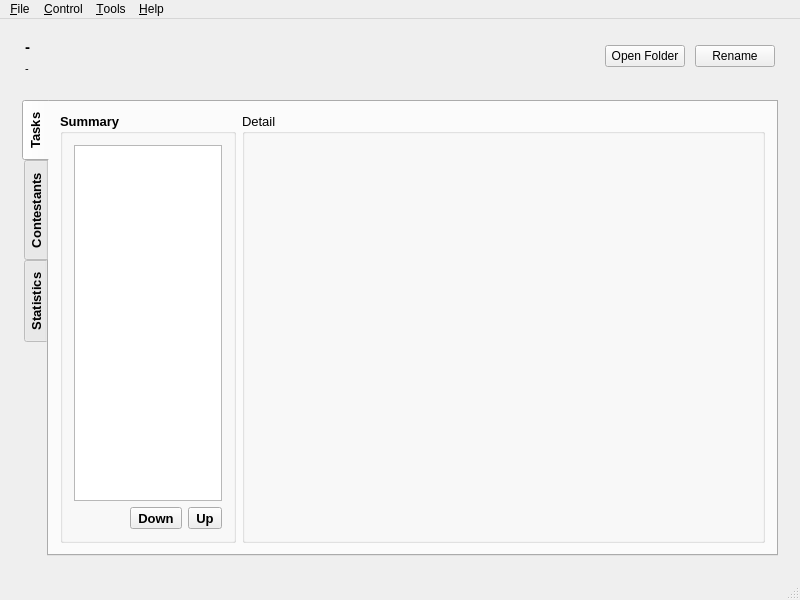
<?xml version="1.0" encoding="UTF-8"?>
<ui version="4.0">
 <class>LemonLime</class>
 <widget class="QMainWindow" name="LemonLime">
  <property name="geometry">
   <rect>
    <x>0</x>
    <y>0</y>
    <width>800</width>
    <height>600</height>
   </rect>
  </property>
  <property name="minimumSize">
   <size>
    <width>725</width>
    <height>510</height>
   </size>
  </property>
  <property name="windowTitle">
   <string>LemonLime</string>
  </property>
  <property name="windowIcon">
   <iconset>
    <normaloff>:/icon/icon.png</normaloff>:/icon/icon.png</iconset>
  </property>
  <widget class="QWidget" name="centralWidget">
   <layout class="QVBoxLayout" name="centralLayout" stretch="0,1">
    <item>
     <widget class="QFrame" name="contestCard">
      <property name="frameShape">
       <enum>QFrame::Shape::NoFrame</enum>
      </property>
      <layout class="QHBoxLayout" name="contestCardLayout">
       <property name="leftMargin">
        <number>14</number>
       </property>
       <property name="topMargin">
        <number>8</number>
       </property>
       <property name="rightMargin">
        <number>14</number>
       </property>
       <property name="bottomMargin">
        <number>8</number>
       </property>
       <property name="spacing">
        <number>10</number>
       </property>
       <item>
        <layout class="QVBoxLayout" name="contestInfoLayout">
         <item>
          <widget class="QLabel" name="contestTitle">
           <property name="sizePolicy">
            <sizepolicy hsizetype="Preferred" vsizetype="Fixed">
             <horstretch>0</horstretch>
             <verstretch>0</verstretch>
            </sizepolicy>
           </property>
           <property name="font">
            <font>
             <pointsize>11</pointsize>
             <bold>true</bold>
            </font>
           </property>
           <property name="text">
            <string notr="true">-</string>
           </property>
          </widget>
         </item>
         <item>
          <widget class="QLabel" name="contestMeta">
           <property name="sizePolicy">
            <sizepolicy hsizetype="Preferred" vsizetype="Fixed">
             <horstretch>0</horstretch>
             <verstretch>0</verstretch>
            </sizepolicy>
           </property>
           <property name="font">
            <font>
             <pointsize>8</pointsize>
            </font>
           </property>
           <property name="text">
            <string notr="true">-</string>
           </property>
          </widget>
         </item>
        </layout>
       </item>
       <item>
        <spacer name="contestCardSpacer">
         <property name="orientation">
          <enum>Qt::Orientation::Horizontal</enum>
         </property>
         <property name="sizeHint" stdset="0">
          <size>
           <width>40</width>
           <height>20</height>
          </size>
         </property>
        </spacer>
       </item>
       <item>
        <widget class="QPushButton" name="cardOpenFolderBtn">
         <property name="text">
          <string>Open Folder</string>
         </property>
        </widget>
       </item>
       <item>
        <widget class="QPushButton" name="cardRenameBtn">
         <property name="text">
          <string>Rename</string>
         </property>
        </widget>
       </item>
      </layout>
     </widget>
    </item>
    <item>
     <widget class="QStackedWidget" name="mainStack">
      <widget class="QWidget" name="mainPage">
       <layout class="QVBoxLayout" name="mainPageLayout">
        <item>
         <widget class="QTabWidget" name="tabWidget">
      <property name="enabled">
       <bool>true</bool>
      </property>
      <property name="font">
       <font>
        <pointsize>10</pointsize>
        <bold>true</bold>
       </font>
      </property>
      <property name="autoFillBackground">
       <bool>false</bool>
      </property>
      <property name="tabPosition">
       <enum>QTabWidget::TabPosition::West</enum>
      </property>
      <property name="tabShape">
       <enum>QTabWidget::TabShape::Rounded</enum>
      </property>
      <property name="currentIndex">
       <number>0</number>
      </property>
      <property name="elideMode">
       <enum>Qt::TextElideMode::ElideNone</enum>
      </property>
      <property name="documentMode">
       <bool>false</bool>
      </property>
      <property name="tabsClosable">
       <bool>false</bool>
      </property>
      <property name="movable">
       <bool>false</bool>
      </property>
      <property name="tabBarAutoHide">
       <bool>false</bool>
      </property>
      <widget class="QWidget" name="tasksTab">
       <attribute name="title">
        <string>Tasks</string>
       </attribute>
       <layout class="QHBoxLayout" name="horizontalLayout_2">
        <item>
         <widget class="QGroupBox" name="taskBox">
          <property name="sizePolicy">
           <sizepolicy hsizetype="Expanding" vsizetype="Preferred">
            <horstretch>1</horstretch>
            <verstretch>0</verstretch>
           </sizepolicy>
          </property>
          <property name="minimumSize">
           <size>
            <width>176</width>
            <height>387</height>
           </size>
          </property>
          <property name="title">
           <string>Summary</string>
          </property>
          <layout class="QVBoxLayout" name="verticalLayout_2">
           <item>
            <widget class="SummaryTree" name="summary">
             <property name="font">
              <font>
               <pointsize>10</pointsize>
               <bold>false</bold>
              </font>
             </property>
             <property name="contextMenuPolicy">
              <enum>Qt::ContextMenuPolicy::DefaultContextMenu</enum>
             </property>
             <property name="statusTip">
              <string>Viewing tasks...</string>
             </property>
             <attribute name="headerVisible">
              <bool>false</bool>
             </attribute>
             <column>
              <property name="text">
               <string notr="true">1</string>
              </property>
             </column>
            </widget>
           </item>
           <item>
            <layout class="QHBoxLayout" name="horizontalLayout_7">
             <item>
              <spacer name="horizontalSpacer_2">
               <property name="orientation">
                <enum>Qt::Orientation::Horizontal</enum>
               </property>
               <property name="sizeHint" stdset="0">
                <size>
                 <width>40</width>
                 <height>20</height>
                </size>
               </property>
              </spacer>
             </item>
             <item>
              <widget class="QToolButton" name="moveDownButton">
               <property name="statusTip">
                <string>Move down this task...</string>
               </property>
               <property name="text">
                <string>Down</string>
               </property>
               <property name="icon">
                <iconset resource="../../resource.qrc">
                 <normaloff>:/icon/go-down.svg</normaloff>:/icon/go-down.svg</iconset>
               </property>
              </widget>
             </item>
             <item>
              <widget class="QToolButton" name="moveUpButton">
               <property name="statusTip">
                <string>Move up this task...</string>
               </property>
               <property name="text">
                <string>Up</string>
               </property>
               <property name="icon">
                <iconset resource="../../resource.qrc">
                 <normaloff>:/icon/go-up.svg</normaloff>:/icon/go-up.svg</iconset>
               </property>
              </widget>
             </item>
            </layout>
           </item>
          </layout>
         </widget>
        </item>
        <item>
         <widget class="QGroupBox" name="editBox">
          <property name="sizePolicy">
           <sizepolicy hsizetype="Expanding" vsizetype="Preferred">
            <horstretch>3</horstretch>
            <verstretch>0</verstretch>
           </sizepolicy>
          </property>
          <property name="font">
           <font>
            <pointsize>10</pointsize>
            <bold>false</bold>
           </font>
          </property>
          <property name="title">
           <string>Detail</string>
          </property>
          <layout class="QVBoxLayout" name="verticalLayout_8">
           <item>
            <widget class="QStackedWidget" name="editWidget">
             <property name="contextMenuPolicy">
              <enum>Qt::ContextMenuPolicy::NoContextMenu</enum>
             </property>
             <property name="statusTip">
              <string>Editing task details...</string>
             </property>
             <property name="currentIndex">
              <number>2</number>
             </property>
             <widget class="QWidget" name="nullPage"/>
             <widget class="TaskEditWidget" name="taskEdit"/>
             <widget class="TestCaseEditWidget" name="testCaseEdit"/>
            </widget>
           </item>
          </layout>
         </widget>
        </item>
       </layout>
      </widget>
      <widget class="QWidget" name="contestantsTab">
       <attribute name="title">
        <string>Contestants</string>
       </attribute>
       <layout class="QVBoxLayout" name="verticalLayout">
        <item>
         <widget class="ResultViewer" name="resultViewer">
          <property name="font">
           <font>
            <pointsize>10</pointsize>
            <bold>false</bold>
           </font>
          </property>
          <property name="statusTip">
           <string>Contestant List...</string>
          </property>
          <property name="editTriggers">
           <set>QAbstractItemView::EditTrigger::NoEditTriggers</set>
          </property>
          <property name="tabKeyNavigation">
           <bool>false</bool>
          </property>
          <property name="selectionMode">
           <enum>QAbstractItemView::SelectionMode::ExtendedSelection</enum>
          </property>
          <property name="selectionBehavior">
           <enum>QAbstractItemView::SelectionBehavior::SelectItems</enum>
          </property>
          <property name="verticalScrollMode">
           <enum>QAbstractItemView::ScrollMode::ScrollPerPixel</enum>
          </property>
          <property name="horizontalScrollMode">
           <enum>QAbstractItemView::ScrollMode::ScrollPerPixel</enum>
          </property>
          <property name="showGrid">
           <bool>false</bool>
          </property>
          <property name="sortingEnabled">
           <bool>true</bool>
          </property>
          <property name="cornerButtonEnabled">
           <bool>false</bool>
          </property>
          <attribute name="horizontalHeaderMinimumSectionSize">
           <number>75</number>
          </attribute>
          <attribute name="horizontalHeaderHighlightSections">
           <bool>false</bool>
          </attribute>
          <attribute name="verticalHeaderVisible">
           <bool>false</bool>
          </attribute>
          <attribute name="verticalHeaderMinimumSectionSize">
           <number>25</number>
          </attribute>
          <attribute name="verticalHeaderDefaultSectionSize">
           <number>27</number>
          </attribute>
         </widget>
        </item>
        <item>
         <layout class="QHBoxLayout" name="horizontalLayout_4">
          <item>
           <widget class="QPushButton" name="cleanupButton">
            <property name="minimumSize">
             <size>
              <width>120</width>
              <height>0</height>
             </size>
            </property>
            <property name="font">
             <font>
              <pointsize>10</pointsize>
              <bold>false</bold>
             </font>
            </property>
            <property name="statusTip">
             <string>Cleanup the files of all contestants...</string>
            </property>
            <property name="text">
             <string>Clean Up Files</string>
            </property>
            <property name="icon">
             <iconset resource="../../resource.qrc">
              <normaloff>:/icon/view-sort.svg</normaloff>:/icon/view-sort.svg</iconset>
            </property>
           </widget>
          </item>
          <item>
           <spacer name="horizontalSpacer">
            <property name="orientation">
             <enum>Qt::Orientation::Horizontal</enum>
            </property>
            <property name="sizeHint" stdset="0">
             <size>
              <width>468</width>
              <height>20</height>
             </size>
            </property>
           </spacer>
          </item>
          <item>
           <widget class="QPushButton" name="refreshButton">
            <property name="minimumSize">
             <size>
              <width>120</width>
              <height>0</height>
             </size>
            </property>
            <property name="font">
             <font>
              <pointsize>10</pointsize>
              <bold>false</bold>
             </font>
            </property>
            <property name="statusTip">
             <string>Refresh the contestant list...</string>
            </property>
            <property name="text">
             <string>Refresh</string>
            </property>
            <property name="icon">
             <iconset resource="../../resource.qrc">
              <normaloff>:/icon/view-refresh.svg</normaloff>:/icon/view-refresh.svg</iconset>
            </property>
           </widget>
          </item>
          <item>
           <widget class="QPushButton" name="judgeUnjudgedButton">
            <property name="sizePolicy">
             <sizepolicy hsizetype="Minimum" vsizetype="Fixed">
              <horstretch>0</horstretch>
              <verstretch>0</verstretch>
             </sizepolicy>
            </property>
            <property name="minimumSize">
             <size>
              <width>120</width>
              <height>0</height>
             </size>
            </property>
            <property name="font">
             <font>
              <pointsize>10</pointsize>
              <bold>false</bold>
             </font>
            </property>
            <property name="statusTip">
             <string>Judge unjudged...</string>
            </property>
            <property name="text">
             <string>Judge Unjudged</string>
            </property>
            <property name="icon">
             <iconset resource="../../resource.qrc">
              <normaloff>:/icon/edit-find-replace.svg</normaloff>:/icon/edit-find-replace.svg</iconset>
            </property>
           </widget>
          </item>
          <item>
           <widget class="QPushButton" name="judgeButton">
            <property name="enabled">
             <bool>false</bool>
            </property>
            <property name="minimumSize">
             <size>
              <width>120</width>
              <height>0</height>
             </size>
            </property>
            <property name="font">
             <font>
              <pointsize>10</pointsize>
              <bold>false</bold>
             </font>
            </property>
            <property name="statusTip">
             <string>Judge selected area...</string>
            </property>
            <property name="text">
             <string>Judge Selected</string>
            </property>
            <property name="icon">
             <iconset resource="../../resource.qrc">
              <normaloff>:/icon/edit-find.svg</normaloff>:/icon/edit-find.svg</iconset>
            </property>
           </widget>
          </item>
          <item>
           <widget class="QPushButton" name="judgeAllButton">
            <property name="enabled">
             <bool>false</bool>
            </property>
            <property name="minimumSize">
             <size>
              <width>120</width>
              <height>0</height>
             </size>
            </property>
            <property name="font">
             <font>
              <pointsize>10</pointsize>
              <bold>false</bold>
             </font>
            </property>
            <property name="statusTip">
             <string>Judge all contestants...</string>
            </property>
            <property name="text">
             <string>Judge All</string>
            </property>
            <property name="icon">
             <iconset resource="../../resource.qrc">
              <normaloff>:/icon/code-function.svg</normaloff>:/icon/code-function.svg</iconset>
            </property>
           </widget>
          </item>
         </layout>
        </item>
       </layout>
      </widget>
      <widget class="QWidget" name="statisticsTab">
       <attribute name="title">
        <string>Statistics</string>
       </attribute>
       <layout class="QHBoxLayout" name="horizontalLayout_3">
        <item>
         <widget class="StatisticsBrowser" name="statisticsBrowser" native="true">
          <property name="font">
           <font>
            <pointsize>10</pointsize>
            <bold>false</bold>
           </font>
          </property>
          <property name="statusTip">
           <string>The Statistics Browser...</string>
          </property>
         </widget>
        </item>
       </layout>
      </widget>
         </widget>
        </item>
       </layout>
      </widget>
      <widget class="QWidget" name="emptyPage">
       <layout class="QVBoxLayout" name="emptyPageLayout">
        <item>
         <spacer name="emptyTopSpacer">
          <property name="orientation">
           <enum>Qt::Orientation::Vertical</enum>
          </property>
          <property name="sizeHint" stdset="0">
           <size>
            <width>20</width>
            <height>120</height>
           </size>
          </property>
         </spacer>
        </item>
        <item alignment="Qt::AlignmentFlag::AlignHCenter">
         <widget class="QFrame" name="emptyState">
          <property name="maximumSize">
           <size>
            <width>560</width>
            <height>200</height>
           </size>
          </property>
          <property name="frameShape">
           <enum>QFrame::Shape::NoFrame</enum>
          </property>
          <layout class="QVBoxLayout" name="emptyStateLayout">
           <property name="leftMargin">
            <number>26</number>
           </property>
           <property name="topMargin">
            <number>18</number>
           </property>
           <property name="rightMargin">
            <number>26</number>
           </property>
           <property name="bottomMargin">
            <number>20</number>
           </property>
           <property name="spacing">
            <number>8</number>
           </property>
           <item>
            <widget class="QLabel" name="emptyTitle">
             <property name="font">
              <font>
               <pointsize>12</pointsize>
               <bold>true</bold>
              </font>
             </property>
             <property name="text">
              <string>No Contest Open</string>
             </property>
             <property name="alignment">
              <set>Qt::AlignmentFlag::AlignCenter</set>
             </property>
            </widget>
           </item>
           <item>
            <widget class="QLabel" name="emptyHint">
             <property name="text">
              <string>Create a new contest, or open an existing one (.cdf).</string>
             </property>
             <property name="alignment">
              <set>Qt::AlignmentFlag::AlignCenter</set>
             </property>
            </widget>
           </item>
           <item>
            <layout class="QHBoxLayout" name="emptyBtnLayout">
             <property name="spacing">
              <number>12</number>
             </property>
             <item>
              <spacer name="emptyLeftSpacer">
               <property name="orientation">
                <enum>Qt::Orientation::Horizontal</enum>
               </property>
               <property name="sizeHint" stdset="0">
                <size>
                 <width>40</width>
                 <height>20</height>
                </size>
               </property>
              </spacer>
             </item>
             <item>
              <widget class="QPushButton" name="emptyNewBtn">
               <property name="minimumSize">
                <size>
                 <width>128</width>
                 <height>32</height>
                </size>
               </property>
               <property name="text">
                <string>Create Contest</string>
               </property>
              </widget>
             </item>
             <item>
              <widget class="QPushButton" name="emptyOpenBtn">
               <property name="minimumSize">
                <size>
                 <width>128</width>
                 <height>32</height>
                </size>
               </property>
               <property name="text">
                <string>Open Contest...</string>
               </property>
              </widget>
             </item>
             <item>
              <spacer name="emptyRightSpacer">
               <property name="orientation">
                <enum>Qt::Orientation::Horizontal</enum>
               </property>
               <property name="sizeHint" stdset="0">
                <size>
                 <width>40</width>
                 <height>20</height>
                </size>
               </property>
              </spacer>
             </item>
            </layout>
           </item>
          </layout>
         </widget>
        </item>
        <item>
         <spacer name="emptyBottomSpacer">
          <property name="orientation">
           <enum>Qt::Orientation::Vertical</enum>
          </property>
          <property name="sizeHint" stdset="0">
           <size>
            <width>20</width>
            <height>120</height>
           </size>
          </property>
         </spacer>
        </item>
       </layout>
      </widget>
     </widget>
    </item>
   </layout>
  </widget>
  <widget class="QMenuBar" name="menuBar">
   <property name="geometry">
    <rect>
     <x>0</x>
     <y>0</y>
     <width>1183</width>
     <height>21</height>
    </rect>
   </property>
   <widget class="QMenu" name="fileMenu">
    <property name="font">
     <font>
      <pointsize>10</pointsize>
     </font>
    </property>
    <property name="statusTip">
     <string>Open / Close / Rename contest and etc</string>
    </property>
    <property name="title">
     <string>&amp;File</string>
    </property>
    <addaction name="newAction"/>
    <addaction name="openAction"/>
    <addaction name="saveAction"/>
    <addaction name="closeAction"/>
    <addaction name="separator"/>
    <addaction name="openFolderAction"/>
    <addaction name="actionChangeContestName"/>
    <addaction name="separator"/>
    <addaction name="exitAction"/>
   </widget>
   <widget class="QMenu" name="controlMenu">
    <property name="title">
     <string>&amp;Control</string>
    </property>
    <addaction name="judgeAllAction"/>
    <addaction name="judgeAction"/>
    <addaction name="judgeUnjudgedAction"/>
    <addaction name="judgeGreyAction"/>
    <addaction name="judgeMagentaAction"/>
    <addaction name="separator"/>
    <addaction name="cleanupAction"/>
    <addaction name="refreshAction"/>
    <addaction name="separator"/>
    <addaction name="addTasksAction"/>
    <addaction name="exportAction"/>
    <addaction name="separator"/>
    <addaction name="actionExportStatistics"/>
   </widget>
   <widget class="QMenu" name="toolsMenu">
    <property name="font">
     <font>
      <pointsize>10</pointsize>
     </font>
    </property>
    <property name="title">
     <string>&amp;Tools</string>
    </property>
    <addaction name="actionOnlineServer"/>
    <addaction name="separator"/>
    <addaction name="optionsAction"/>
   </widget>
   <widget class="QMenu" name="helpMenu">
    <property name="font">
     <font>
      <pointsize>10</pointsize>
     </font>
    </property>
    <property name="title">
     <string>&amp;Help</string>
    </property>
    <widget class="QMenu" name="menuGuides">
     <property name="statusTip">
      <string>LemonLime Guides...</string>
     </property>
     <property name="title">
      <string>&amp;Guides</string>
     </property>
     <property name="icon">
      <iconset resource="../../resource.qrc">
       <normaloff>:/icon/system-help.svg</normaloff>:/icon/system-help.svg</iconset>
     </property>
     <addaction name="actionManual"/>
     <addaction name="separator"/>
     <addaction name="actionMore"/>
    </widget>
    <addaction name="menuGuides"/>
    <addaction name="separator"/>
    <addaction name="aboutAction"/>
   </widget>
   <addaction name="fileMenu"/>
   <addaction name="controlMenu"/>
   <addaction name="toolsMenu"/>
   <addaction name="helpMenu"/>
  </widget>
  <widget class="QStatusBar" name="statusBar"/>
  <action name="newAction">
   <property name="icon">
    <iconset resource="../../resource.qrc">
     <normaloff>:/icon/document-new.svg</normaloff>:/icon/document-new.svg</iconset>
   </property>
   <property name="text">
    <string>&amp;New Contest</string>
   </property>
   <property name="statusTip">
    <string>Make a new contest...</string>
   </property>
  </action>
  <action name="openAction">
   <property name="icon">
    <iconset resource="../../resource.qrc">
     <normaloff>:/icon/quickopen-file.svg</normaloff>:/icon/quickopen-file.svg</iconset>
   </property>
   <property name="text">
    <string>&amp;Open Existing Contest</string>
   </property>
   <property name="statusTip">
    <string>Open an existing contest...</string>
   </property>
  </action>
  <action name="exitAction">
   <property name="icon">
    <iconset resource="../../resource.qrc">
     <normaloff>:/icon/application-exit.svg</normaloff>:/icon/application-exit.svg</iconset>
   </property>
   <property name="text">
    <string>E&amp;xit</string>
   </property>
   <property name="statusTip">
    <string>Exit LemonLime...</string>
   </property>
  </action>
  <action name="optionsAction">
   <property name="icon">
    <iconset resource="../../resource.qrc">
     <normaloff>:/icon/configure.svg</normaloff>:/icon/configure.svg</iconset>
   </property>
   <property name="text">
    <string>&amp;Settings</string>
   </property>
   <property name="statusTip">
    <string>LemonLime Settings...</string>
   </property>
  </action>
  <action name="actionOnlineServer">
   <property name="icon">
    <iconset resource="../../resource.qrc">
     <normaloff>:/icon/globe.svg</normaloff>:/icon/globe.svg</iconset>
   </property>
   <property name="text">
    <string>在线提交服务...</string>
   </property>
   <property name="statusTip">
    <string>启动 HTTP 服务，让学生通过浏览器提交代码</string>
   </property>
  </action>
  <action name="aboutAction">
   <property name="icon">
    <iconset resource="../../resource.qrc">
     <normaloff>:/icon/help-about.svg</normaloff>:/icon/help-about.svg</iconset>
   </property>
   <property name="text">
    <string>&amp;About</string>
   </property>
   <property name="statusTip">
    <string>About LemonLime...</string>
   </property>
  </action>
  <action name="judgeAction">
   <property name="enabled">
    <bool>false</bool>
   </property>
   <property name="icon">
    <iconset resource="../../resource.qrc">
     <normaloff>:/icon/edit-find.svg</normaloff>:/icon/edit-find.svg</iconset>
   </property>
   <property name="text">
    <string>&amp;Judge Selected</string>
   </property>
   <property name="statusTip">
    <string>Judge selected area...</string>
   </property>
  </action>
  <action name="judgeAllAction">
   <property name="enabled">
    <bool>false</bool>
   </property>
   <property name="icon">
    <iconset resource="../../resource.qrc">
     <normaloff>:/icon/code-function.svg</normaloff>:/icon/code-function.svg</iconset>
   </property>
   <property name="text">
    <string>Judge &amp;All</string>
   </property>
   <property name="statusTip">
    <string>Judge all contestants...</string>
   </property>
  </action>
  <action name="closeAction">
   <property name="icon">
    <iconset resource="../../resource.qrc">
     <normaloff>:/icon/document-close.svg</normaloff>:/icon/document-close.svg</iconset>
   </property>
   <property name="text">
    <string>&amp;Close Current Contest</string>
   </property>
   <property name="statusTip">
    <string>Close this contest...</string>
   </property>
  </action>
  <action name="setEnglishAction">
   <property name="text">
    <string notr="true">&amp;English</string>
   </property>
  </action>
  <action name="addTasksAction">
   <property name="enabled">
    <bool>false</bool>
   </property>
   <property name="icon">
    <iconset resource="../../resource.qrc">
     <normaloff>:/icon/layer-new.svg</normaloff>:/icon/layer-new.svg</iconset>
   </property>
   <property name="text">
    <string>Add &amp;Tasks Automatically</string>
   </property>
   <property name="statusTip">
    <string>Find your tasks in ./data and add them automatically...</string>
   </property>
  </action>
  <action name="makeSelfTestAction">
   <property name="enabled">
    <bool>false</bool>
   </property>
   <property name="text">
    <string>&amp;Make Self-testing Folder</string>
   </property>
  </action>
  <action name="exportAction">
   <property name="enabled">
    <bool>false</bool>
   </property>
   <property name="icon">
    <iconset resource="../../resource.qrc">
     <normaloff>:/icon/document-export.svg</normaloff>:/icon/document-export.svg</iconset>
   </property>
   <property name="text">
    <string>&amp;Export Result</string>
   </property>
   <property name="statusTip">
    <string>Export the result...</string>
   </property>
  </action>
  <action name="judgeUnjudgedAction">
   <property name="enabled">
    <bool>false</bool>
   </property>
   <property name="icon">
    <iconset resource="../../resource.qrc">
     <normaloff>:/icon/edit-find-replace.svg</normaloff>:/icon/edit-find-replace.svg</iconset>
   </property>
   <property name="text">
    <string>Judge &amp;Unjudged</string>
   </property>
   <property name="statusTip">
    <string>Judge unjudged...</string>
   </property>
  </action>
  <action name="openFolderAction">
   <property name="icon">
    <iconset resource="../../resource.qrc">
     <normaloff>:/icon/go-parent-folder.svg</normaloff>:/icon/go-parent-folder.svg</iconset>
   </property>
   <property name="text">
    <string>Open Current Contest &amp;Folder</string>
   </property>
   <property name="statusTip">
    <string>Open the folder of this contest with file manager...</string>
   </property>
  </action>
  <action name="saveAction">
   <property name="icon">
    <iconset resource="../../resource.qrc">
     <normaloff>:/icon/document-save.svg</normaloff>:/icon/document-save.svg</iconset>
   </property>
   <property name="text">
    <string>&amp;Save Current Contest</string>
   </property>
   <property name="statusTip">
    <string>Save this contest...</string>
   </property>
  </action>
  <action name="actionInteraction">
   <property name="text">
    <string>Interaction</string>
   </property>
   <property name="statusTip">
    <string>How to make Interaction Tasks...</string>
   </property>
  </action>
  <action name="actionSubTasks">
   <property name="text">
    <string>Subtasks</string>
   </property>
   <property name="statusTip">
    <string>How to make Subtasks...</string>
   </property>
  </action>
  <action name="actionCleanupFiles">
   <property name="text">
    <string>Clean up Files</string>
   </property>
   <property name="statusTip">
    <string>What is Cleanup Files...</string>
   </property>
  </action>
  <action name="actionCompileFeatures">
   <property name="text">
    <string>Compile Features</string>
   </property>
   <property name="statusTip">
    <string>The difference in compiling between Lemon and LemonLime...</string>
   </property>
  </action>
  <action name="actionSkip">
   <property name="text">
    <string>Skip</string>
   </property>
   <property name="statusTip">
    <string>What is Skip...</string>
   </property>
  </action>
  <action name="actionSpecialJudge">
   <property name="text">
    <string>Special Judge</string>
   </property>
   <property name="statusTip">
    <string>How to write Special Judge...</string>
   </property>
  </action>
  <action name="actionSingle_Judge">
   <property name="text">
    <string>Single &amp;Judge</string>
   </property>
  </action>
  <action name="actionExportResult">
   <property name="text">
    <string>Export Result</string>
   </property>
   <property name="statusTip">
    <string>New features of Exporting Result...</string>
   </property>
  </action>
  <action name="actionMore">
   <property name="icon">
    <iconset resource="../../resource.qrc">
     <normaloff>:/icon/globe.svg</normaloff>:/icon/globe.svg</iconset>
   </property>
   <property name="text">
    <string>More</string>
   </property>
   <property name="statusTip">
    <string>Online Guides...</string>
   </property>
  </action>
  <action name="judgeGreyAction">
   <property name="enabled">
    <bool>false</bool>
   </property>
   <property name="icon">
    <iconset resource="../../resource.qrc">
     <normaloff>:/icon/paint-unknown.svg</normaloff>:/icon/paint-unknown.svg</iconset>
   </property>
   <property name="text">
    <string>Judge &amp;No Source</string>
   </property>
   <property name="statusTip">
    <string>Judge &quot;No Source&quot;...</string>
   </property>
  </action>
  <action name="judgeMagentaAction">
   <property name="enabled">
    <bool>false</bool>
   </property>
   <property name="icon">
    <iconset resource="../../resource.qrc">
     <normaloff>:/icon/deletecell.svg</normaloff>:/icon/deletecell.svg</iconset>
   </property>
   <property name="text">
    <string>Judge &amp;Compile Failed</string>
   </property>
   <property name="statusTip">
    <string>Judge &quot;Compile Error&quot;, &quot;Compile Time Limit Exceeded&quot;, etc...</string>
   </property>
  </action>
  <action name="actionChangeContestName">
   <property name="icon">
    <iconset resource="../../resource.qrc">
     <normaloff>:/icon/document-edit.svg</normaloff>:/icon/document-edit.svg</iconset>
   </property>
   <property name="text">
    <string>C&amp;hange Contest Name</string>
   </property>
   <property name="statusTip">
    <string>Change the name of this contest...</string>
   </property>
  </action>
  <action name="cleanupAction">
   <property name="enabled">
    <bool>false</bool>
   </property>
   <property name="icon">
    <iconset resource="../../resource.qrc">
     <normaloff>:/icon/view-sort.svg</normaloff>:/icon/view-sort.svg</iconset>
   </property>
   <property name="text">
    <string>Clean Up &amp;Files</string>
   </property>
   <property name="statusTip">
    <string>Cleanup the files of all contestants...</string>
   </property>
  </action>
  <action name="refreshAction">
   <property name="enabled">
    <bool>false</bool>
   </property>
   <property name="icon">
    <iconset resource="../../resource.qrc">
     <normaloff>:/icon/view-refresh.svg</normaloff>:/icon/view-refresh.svg</iconset>
   </property>
   <property name="text">
    <string>&amp;Refresh</string>
   </property>
   <property name="statusTip">
    <string>Refresh the contestant list...</string>
   </property>
  </action>
  <action name="actionCommunication">
   <property name="text">
    <string>Communication</string>
   </property>
   <property name="statusTip">
    <string>How to make Communication Tasks...</string>
   </property>
  </action>
  <action name="actionExportStatistics">
   <property name="enabled">
    <bool>false</bool>
   </property>
   <property name="icon">
    <iconset resource="../../resource.qrc">
     <normaloff>:/icon/document-export.svg</normaloff>:/icon/document-export.svg</iconset>
   </property>
   <property name="text">
    <string>Export &amp;Statistics</string>
   </property>
  </action>
  <action name="actionManual">
   <property name="icon">
    <iconset resource="../../resource.qrc">
     <normaloff>:/icon/acrobat.svg</normaloff>:/icon/acrobat.svg</iconset>
   </property>
   <property name="text">
    <string>Manual</string>
   </property>
  </action>
 </widget>
 <layoutdefault spacing="6" margin="11"/>
 <customwidgets>
  <customwidget>
   <class>SummaryTree</class>
   <extends>QTreeWidget</extends>
   <header>summarytree.h</header>
  </customwidget>
  <customwidget>
   <class>TaskEditWidget</class>
   <extends>QWidget</extends>
   <header>taskeditwidget.h</header>
   <container>1</container>
  </customwidget>
  <customwidget>
   <class>TestCaseEditWidget</class>
   <extends>QWidget</extends>
   <header>testcaseeditwidget.h</header>
   <container>1</container>
  </customwidget>
  <customwidget>
   <class>ResultViewer</class>
   <extends>QTableWidget</extends>
   <header>resultviewer.h</header>
  </customwidget>
  <customwidget>
   <class>StatisticsBrowser</class>
   <extends>QWidget</extends>
   <header>statisticsbrowser.h</header>
   <container>1</container>
  </customwidget>
 </customwidgets>
 <tabstops>
  <tabstop>tabWidget</tabstop>
  <tabstop>summary</tabstop>
  <tabstop>moveDownButton</tabstop>
  <tabstop>moveUpButton</tabstop>
  <tabstop>resultViewer</tabstop>
  <tabstop>cleanupButton</tabstop>
  <tabstop>refreshButton</tabstop>
  <tabstop>judgeUnjudgedButton</tabstop>
  <tabstop>judgeButton</tabstop>
  <tabstop>judgeAllButton</tabstop>
 </tabstops>
 <resources>
  <include location="../../resource.qrc"/>
 </resources>
 <connections/>
</ui>
